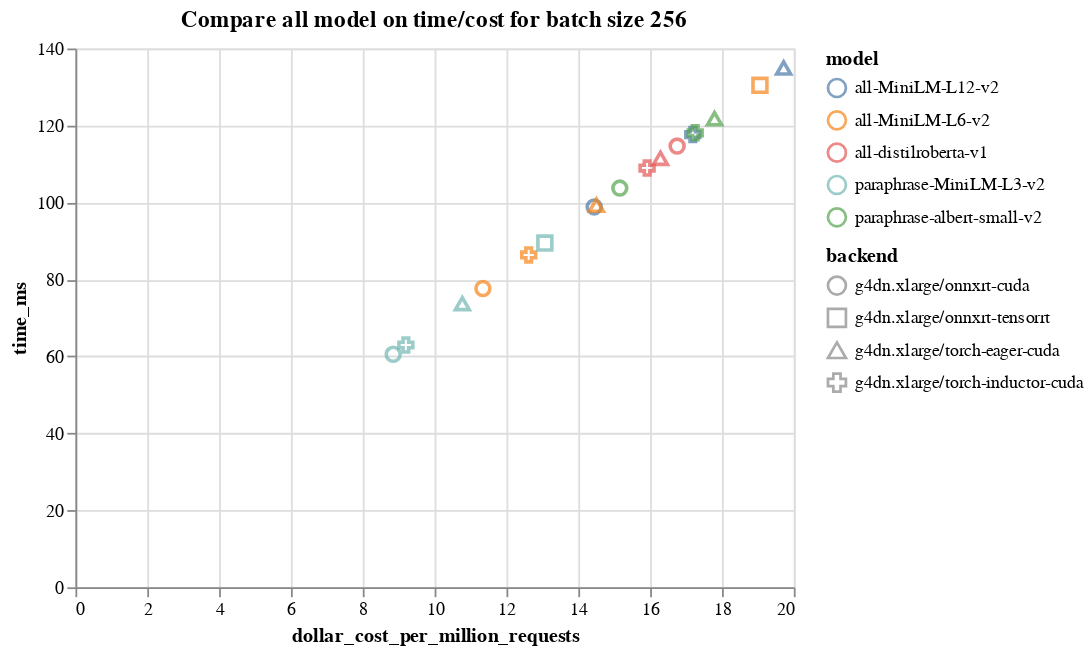

Notebook cell for this chart:
### Code cell
df_fast = df_256[df_256['dollar_cost_per_million_requests'] < 20]
df_fast = df_fast[df_fast['time_ms'] < 200]
alt.Chart(df_fast).mark_point(size=60).encode(
    x=alt.X('dollar_cost_per_million_requests', scale=alt.Scale(domain=[0, 20])),
    y='time_ms',
    color='model',
    shape='backend',
).properties(title='Compare all model on time/cost for batch size 256')

### Figure 1 — Vega-Lite specification as saved in the notebook (floating-point values rounded to 4 significant figures)
{"$schema": "https://vega.github.io/schema/vega-lite/v4.17.0.json", "config": {"view": {"continuousHeight": 300, "continuousWidth": 400}}, "data": {"name": "data-4754ddc4f2097985d5d711a3f6d7726f"}, "datasets": {"data-4754ddc4f2097985d5d711a3f6d7726f": [{"backend": "g4dn.xlarge/onnxrt-cuda", "batch_size": 256, "dollar_cost_per_million_requests": 14.44, "model": "all-MiniLM-L12-v2", "time_ms": 98.84}, {"backend": "g4dn.xlarge/torch-eager-cuda", "batch_size": 256, "dollar_cost_per_million_requests": 19.72, "model": "all-MiniLM-L12-v2", "time_ms": 134.9}, {"backend": "g4dn.xlarge/torch-inductor-cuda", "batch_size": 256, "dollar_cost_per_million_requests": 17.19, "model": "all-MiniLM-L12-v2", "time_ms": 117.6}, {"backend": "g4dn.xlarge/onnxrt-cuda", "batch_size": 256, "dollar_cost_per_million_requests": 11.34, "model": "all-MiniLM-L6-v2", "time_ms": 77.64}, {"backend": "g4dn.xlarge/onnxrt-tensorrt", "batch_size": 256, "dollar_cost_per_million_requests": 19.06, "model": "all-MiniLM-L6-v2", "time_ms": 130.4}, {"backend": "g4dn.xlarge/torch-eager-cuda", "batch_size": 256, "dollar_cost_per_million_requests": 14.5, "model": "all-MiniLM-L6-v2", "time_ms": 99.27}, {"backend": "g4dn.xlarge/torch-inductor-cuda", "batch_size": 256, "dollar_cost_per_million_requests": 12.62, "model": "all-MiniLM-L6-v2", "time_ms": 86.36}, {"backend": "g4dn.xlarge/onnxrt-cuda", "batch_size": 256, "dollar_cost_per_million_requests": 16.75, "model": "all-distilroberta-v1", "time_ms": 114.7}, {"backend": "g4dn.xlarge/torch-eager-cuda", "batch_size": 256, "dollar_cost_per_million_requests": 16.29, "model": "all-distilroberta-v1", "time_ms": 111.5}, {"backend": "g4dn.xlarge/torch-inductor-cuda", "batch_size": 256, "dollar_cost_per_million_requests": 15.91, "model": "all-distilroberta-v1", "time_ms": 108.9}, {"backend": "g4dn.xlarge/onnxrt-cuda", "batch_size": 256, "dollar_cost_per_million_requests": 15.15, "model": "paraphrase-albert-small-v2", "time_ms": 103.7}, {"backend": "g4dn.xlarge/torch-eager-cuda", "batch_size": 256, "dollar_cost_per_million_requests": 17.79, "model": "paraphrase-albert-small-v2", "time_ms": 121.8}, {"backend": "g4dn.xlarge/torch-inductor-cuda", "batch_size": 256, "dollar_cost_per_million_requests": 17.25, "model": "paraphrase-albert-small-v2", "time_ms": 118.1}, {"backend": "g4dn.xlarge/onnxrt-cuda", "batch_size": 256, "dollar_cost_per_million_requests": 8.846, "model": "paraphrase-MiniLM-L3-v2", "time_ms": 60.54}, {"backend": "g4dn.xlarge/onnxrt-tensorrt", "batch_size": 256, "dollar_cost_per_million_requests": 13.07, "model": "paraphrase-MiniLM-L3-v2", "time_ms": 89.45}, {"backend": "g4dn.xlarge/torch-eager-cuda", "batch_size": 256, "dollar_cost_per_million_requests": 10.77, "model": "paraphrase-MiniLM-L3-v2", "time_ms": 73.71}, {"backend": "g4dn.xlarge/torch-inductor-cuda", "batch_size": 256, "dollar_cost_per_million_requests": 9.199, "model": "paraphrase-MiniLM-L3-v2", "time_ms": 62.96}]}, "encoding": {"color": {"field": "model", "type": "nominal"}, "shape": {"field": "backend", "type": "nominal"}, "x": {"field": "dollar_cost_per_million_requests", "scale": {"domain": [0, 20]}, "type": "quantitative"}, "y": {"field": "time_ms", "type": "quantitative"}}, "mark": {"size": 60, "type": "point"}, "title": "Compare all model on time/cost for batch size 256"}
